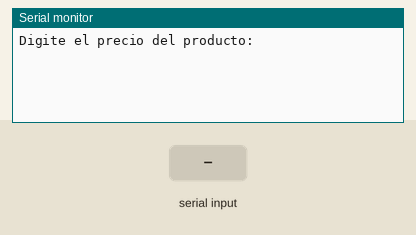
This program was run on a simulated ESP32. Shown: the last lines printed to the serial monitor. The inputs (shaded band) are chosen by the test bench.

Above: at 1.2 s.
1.3 s: "90,45\n" received over Serial
At 1.7 s:
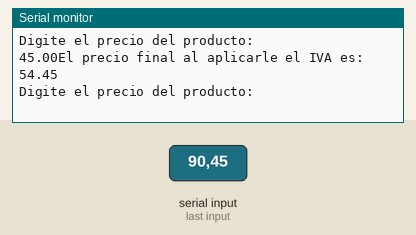
2.8 s: "30,150\n" received over Serial
At 5.0 s:
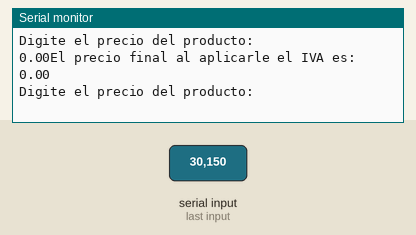
Timing chart, 0 to 6.5 s (numbered marks = the images above; inputs shaded):
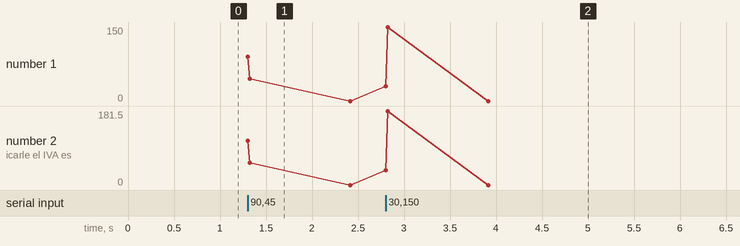

Measured:
- after the input at 1.3 s, the serial monitor: prints a new line at once (image 1)
- after the input at 2.8 s, the serial monitor: prints a new line at once (image 2)

The program:

main.cpp
```cpp
/*2. Escribir un programa que de la entrada estándar el precio de un producto y muestre
en la salida estándar el precio del producto al aplicarle el IVA.

#include<iostream>
using namespace std;

int main(){
	float precio,precioFinal,IVA;

	cout<<"Digite el precio del producto: ";
	cin>>precio;

	IVA = precio*0.21;
	precioFinal = precio + IVA;


	cout<<"\nEl precio Final al aplicarle IVA es: "<<precioFinal;


	return 0;
}

*/

#include <Arduino.h>

float precio,precioFinal,IVA;

void setup()
{
  	Serial.begin(9600);
}

void loop()
{

	Serial.println("Digite el precio del producto: "); while(!Serial.available()){} precio = Serial.parseInt();
	Serial.print(String(precio));

	IVA = precio*0.21;
	precioFinal = precio + IVA;

  	Serial.println("El precio final al aplicarle el IVA es: " + String(precioFinal));

}
```
